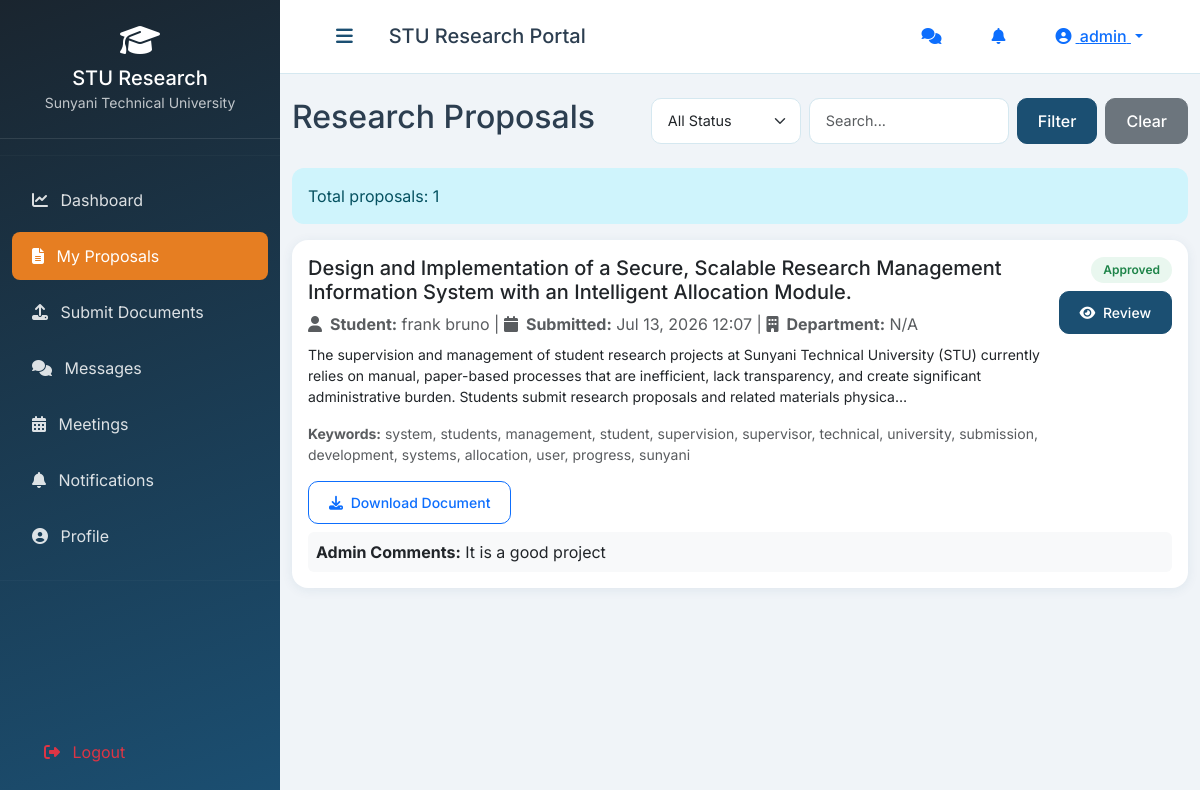
The app's page /dashboard/admin/proposals/ (signed in) with its own data.
### research/models.py (models this page shows, shortened)
class User(AbstractUser):
    ROLE_CHOICES = (
        ('admin', 'Administrator'),
        ('supervisor', 'Supervisor'),
        ('student', 'Student'),
    )
    role = models.CharField(max_length=20, choices=ROLE_CHOICES, default='student')
    student_id = models.CharField(max_length=50, unique=True, null=True, blank=True)
    phone = models.CharField(max_length=20, blank=True)
    department = models.CharField(max_length=100, blank=True)
    profile_pic = models.ImageField(upload_to='profile_pics/', null=True, blank=True)
    is_active = models.BooleanField(default=True)
    last_seen = models.DateTimeField(null=True, blank=True)

class Proposal(models.Model):
    STATUS_CHOICES = (
        ('draft', 'Draft'),
        ('submitted', 'Submitted'),
        ('under_review', 'Under Review'),
        ('approved', 'Approved'),
        ('rejected', 'Rejected'),
        ('revision_required', 'Revision Required'),
    )
    student = models.ForeignKey(
        User, on_delete=models.CASCADE,
        related_name='proposals',
        limit_choices_to={'role': 'student'}
    )
    title = models.CharField(max_length=500)
    abstract = models.TextField(blank=True)
    objectives = models.TextField(blank=True)
    methodology = models.TextField(blank=True)
    background = models.TextField(blank=True)
    expected_outcomes = models.TextField(blank=True)
    keywords = models.CharField(max_length=500, blank=True, help_text="Comma separated keywords")
    department = models.CharField(max_length=100, blank=True)
    program = models.CharField(max_length=100, blank=True)
    academic_year = models.CharField(max_length=20, blank=True)
    document = models.FileField(upload_to='proposals/', null=True, blank=True)
    status = models.CharField(max_length=30, choices=STATUS_CHOICES, default='draft')
    admin_comments = models.TextField(blank=True)
    submission_date = models.DateTimeField(null=True, blank=True)
    review_date = models.DateTimeField(null=True, blank=True)
    created_at = models.DateTimeField(auto_now_add=True)
    updated_at = models.DateTimeField(auto_now=True)

### research/views.py (the view, shortened to what this page needs)
# urls.py: path('dashboard/admin/proposals/', views.admin_proposals, name='admin_proposals'),
@login_required
@role_required('admin')
def admin_proposals(request):
    proposals = Proposal.objects.select_related('student').order_by('-created_at')
    status_filter = request.GET.get('status', '')
    department_filter = request.GET.get('department', '')
    search_query = request.GET.get('search', '')
    if status_filter:
        proposals = proposals.filter(status=status_filter)
    if department_filter:
        proposals = proposals.filter(department=department_filter)
    departments = (
        Proposal.objects
        .exclude(department='')
        .values_list('department', flat=True)
        .distinct()
        .order_by('department')
    )
    total_count = proposals.count()
    paginator = Paginator(proposals, 20)
    page_obj = paginator.get_page(request.GET.get('page'))
    context = {
        'page_obj': page_obj,
        'status_filter': status_filter,
        'department_filter': department_filter,
        'search_query': search_query,
        'departments': departments,
        'total_count': total_count,
        'section': 'proposals',
    }
    return render(request, 'research/admin/proposals.html', context)

### research/context_processors.py (called while the page is built)
def notification_count(request):
    if request.user.is_authenticated:
        notif_count = Notification.objects.filter(user=request.user, is_read=False).count()
        try:
            from .models import Message
            msg_count = Message.objects.filter(recipient=request.user, is_read=False).count()
        except Exception:
            msg_count = 0
        return {
            'unread_notification_count': notif_count,
            'unread_msg_count': msg_count,
        }
    return {'unread_notification_count': 0, 'unread_msg_count': 0}

def user_role(request):
    if request.user.is_authenticated:
        return {'user_role': request.user.role}
    return {'user_role': None}

### research/views.py (called while the page is built)
def role_required(*roles):
    def decorator(view_func):
        @wraps(view_func)
        def wrapper(request, *args, **kwargs):
            if not request.user.is_authenticated:
                messages.warning(request, 'Please log in to access this page.')
                return redirect('login')
            if request.user.role not in roles and not request.user.is_superuser:
                messages.error(request, 'You do not have permission to access this page.')
                return redirect('dashboard')
            return view_func(request, *args, **kwargs)
        return wrapper
    return decorator

### templates/research/admin/proposals.html (shortened to what this page needs)
{% extends 'base.html' %}
{% load static %}
{% block content %}
<div class="row">
    <div class="col-12">
        <div class="d-flex justify-content-between align-items-center mb-4">
            <h2>Research Proposals</h2>
            <div>
                <form method="get" class="d-flex gap-2">
                    <select name="status" class="form-select" style="width: 150px;" onchange="this.form.submit()">
                        <option value="">All Status</option>
                    </select>
                    <input type="text" name="search" class="form-control" placeholder="Search..." value="{{ search_query }}" style="width: 200px;">
                    <button type="submit" class="btn btn-primary">Filter</button>
                    <a href="{% url 'admin_proposals' %}" class="btn btn-secondary">Clear</a>
                </form>
            </div>
        </div>
    </div>
</div>
<div class="row">
    <div class="col-12">
        {% if page_obj %}
            <div class="alert alert-info">
                Total proposals: {{ total_count }}
            </div>
            {% for proposal in page_obj %}
            <div class="card mb-3">
                <div class="card-body">
                    <div class="d-flex justify-content-between align-items-start">
                        <div style="flex: 1;">
                            <h5>{{ proposal.title }}</h5>
                            <p class="text-muted mb-1">
                                <i class="fas fa-user me-2"></i><strong>Student:</strong> {{ proposal.student.get_full_name|default:proposal.student.username }} |
                                <i class="fas fa-calendar me-2"></i><strong>Submitted:</strong> {{ proposal.created_at|date:"M d, Y H:i" }} |
                                <i class="fas fa-building me-2"></i><strong>Department:</strong> {{ proposal.department|default:"N/A" }}
                            </p>
                            <p class="small mt-2">{{ proposal.abstract|truncatechars:300 }}</p>
                            {% if proposal.keywords %}
                            <p class="small text-muted"><strong>Keywords:</strong> {{ proposal.keywords }}</p>
                            {% endif %}
                            {% if proposal.document %}
                            <a href="{{ proposal.document.url }}" class="btn btn-sm btn-outline-primary" target="_blank">
                                <i class="fas fa-download me-1"></i> Download Document
                            </a>
                            {% endif %}
                        </div>
                        <div class="text-end ms-3">
                            <span class="badge-status badge-{{ proposal.status }}">
                                {{ proposal.get_status_display }}
                            </span>
                            <div class="mt-2">
                                <a href="{% url 'admin_proposal_review' proposal.id %}" class="btn btn-sm btn-primary">
                                    <i class="fas fa-eye me-1"></i> Review
                                </a>
                            </div>
                        </div>
                    </div>
                    {% if proposal.admin_comments %}
                    <div class="mt-2 p-2 bg-light rounded">
                        <strong>Admin Comments:</strong> {{ proposal.admin_comments }}
                    </div>
                    {% endif %}
                </div>
            </div>
            {% endfor %}
        {% endif %}
    </div>
</div>
{% endblock %}

### templates/base.html (shortened to what this page needs)
<!DOCTYPE html>
<html lang="en">
<head>
    <link href="https://cdn.jsdelivr.net/npm/bootstrap@5.3.2/dist/css/bootstrap.min.css" rel="stylesheet">
    <link rel="stylesheet" href="https://cdnjs.cloudflare.com/ajax/libs/font-awesome/6.5.0/css/all.min.css">
    {% load static %}
    <link rel="stylesheet" href="{% static 'css/custom.css' %}">
</head>
<body>
{% if user.is_authenticated %}{% include 'includes/sidebar.html' %}{% endif %}
<div class="main-content {% if user.is_authenticated %}with-sidebar{% endif %}">
    {% if user.is_authenticated %}
    <nav class="top-nav">
        <div class="container-fluid">
            <div class="d-flex justify-content-between align-items-center">
                <div class="d-flex align-items-center">
                    <button class="sidebar-toggle btn btn-link" id="sidebarToggle" aria-label="Toggle sidebar">
                        <i class="fas fa-bars"></i>
                    </button>
                    <h5 class="mb-0 ms-3 d-none d-md-block">STU Research Portal</h5>
                </div>
                <div class="d-flex align-items-center gap-2">
                    <a href="{% url 'conversation_list' %}" class="btn btn-link position-relative" title="Messages">
                        <i class="fas fa-comments"></i>
                    </a>
                    <div class="dropdown">
                        <button class="btn btn-link position-relative" type="button"
                                id="notifToggle" data-bs-toggle="dropdown"
                                aria-expanded="false" aria-label="Notifications">
                            <i class="fas fa-bell"></i>
                        </button>
                    </div>
                    <div class="dropdown">
                        <button class="btn btn-link dropdown-toggle" type="button" data-bs-toggle="dropdown">
                            <i class="fas fa-user-circle me-1"></i>
                            <span class="d-none d-md-inline">{{ user.get_full_name|default:user.username }}</span>
                        </button>
                    </div>
                </div>
            </div>
        </div>
    </nav>
    {% endif %}
    <main class="py-4">
        <div class="container-fluid">
            {% block content %}{% endblock %}
        </div>
    </main>
</div>
<div id="toast-container" class="toast-container position-fixed bottom-0 end-0 p-3" style="z-index:1200;"></div>
</body>
</html>

### research/static/css/custom.css (style rules this page uses)
:root { --primary: #1B4F72; --primary-dark: #0D3B5E; --primary-light: #2E86C1; --secondary: #2980B9; --accent: #E67E22; --success: #27AE60; --danger: #E74C3C; --warning: #F39C12; --light: #EBF5FB; --dark: #1A252F; --gray: #7F8C8D; --border: #D5E8F0; }
* { margin: 0; padding: 0; box-sizing: border-box; }
body { font-family: 'Inter', sans-serif; background: #F0F4F8; color: #2C3E50; }
.main-content { margin-left: 280px; transition: all 0.3s ease; min-height: 100vh; }
.top-nav { background: white; padding: 12px 24px; border-bottom: 1px solid var(--border); position: sticky; top: 0; z-index: 999; }
.sidebar-toggle { color: var(--primary); font-size: 1.2rem; background: transparent; border: none; }
.card { border: none; border-radius: 16px; box-shadow: 0 2px 12px rgba(27,79,114,0.08); transition: all 0.2s; }
.badge-status { display: inline-block; padding: 4px 12px; border-radius: 20px; font-size: 0.75rem; font-weight: 600; }
.badge-approved { background: #E9F7EF; color: #1E8449; }
.form-control, .form-select { border-radius: 10px; border: 1px solid var(--border); padding: 10px 16px; font-size: 0.9rem; }
.btn { border-radius: 10px; padding: 10px 20px; font-weight: 500; }
.btn-primary { background: var(--primary); border-color: var(--primary); }
.toast-container { position: fixed; bottom: 20px; right: 20px; z-index: 1100; }
.alert { border-radius: 12px; border: none; }

### records on screen
User: get_full_name "admin"
Proposal: title "Design and Implementation of a Secure, Scalable Research Management Information System with an Intelligent Allocation Module.", student.get_full_name "frank bruno", created_at "Jul 13, 2026 12:07", department "N/A", abstract "The supervision and management of student research projects at Sunyani Technical University (STU) currently relies on manual, paper-based processes that are inefficient, lack transparency, and create significant administrative burden. Students submit research proposals and related materials physica…", keywords "system, students, management, student, supervision, supervisor, technical, university, submission, development, systems, allocation, user, progress, sunyani", status "Approved", admin_comments "It is a good project"

### other values on screen
{{ total_count }} "1"
